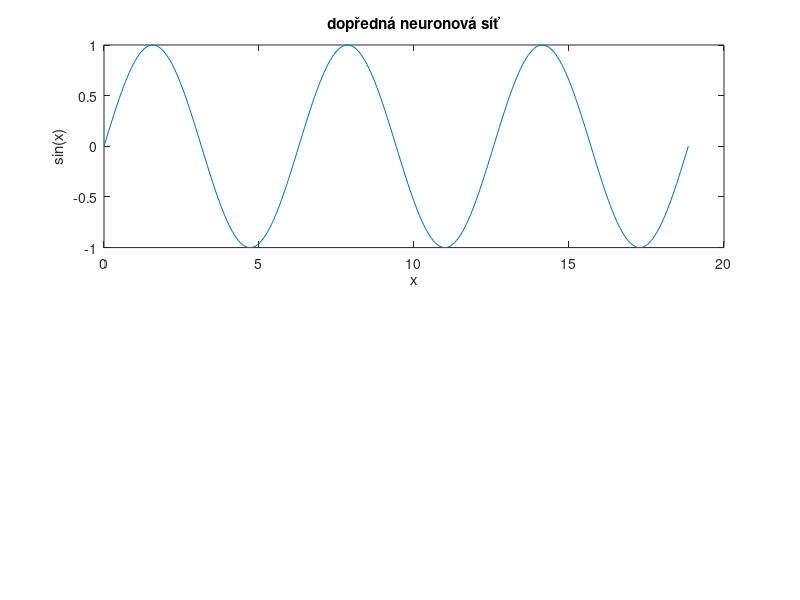

The MATLAB source for this figure: (Note: this script raises an error after producing the figure.)
close all
clear
clc
warning off

% 1. dopředná neuronová síť
% vytvoření sin(x)
x = 0:pi/50:6*pi;
y = sin(x);

% vykreslení trénovacích dat
subplot(2, 1, 1)
plot(x, y)
hold on
title('dopředná neuronová síť')
xlabel('x')
ylabel('sin(x)')

% zkusila jsem dát více neuronů v 1. skryté vrstvě, protože se dvěma to
% vůbec nefungovalo
net = newff(minmax(x), [10, 1], {'tansig', 'purelin'}, 'traingdm');
net.trainParam.showWindow = 0;
net.trainParam.goal = 1e-5;
net = train(net, x, y);

% testovací data
x_test = 0:pi/100:6*pi;
y_test = net(x_test);

% vykreslení outputu ze sítě
plot(x_test, y_test)
legend('training data', 'net output')
hold off

% 2. perceptron
% nenašla jsem data, která máme použít, tak jsem si je vytvořila
x = rand(2, 100);
y = zeros(1, 100);
% zařazení dat, kde je x > 0.5 do skupiny 1, zbytek do skupiny 0
y(x(1,:) > 0.5) = 1;

% vytvoření a trénování sítě
net = perceptron;
net.trainParam.showWindow = 0;
net.trainParam.goal = 1e-5;
net = train(net, x, y);

% testovací data
x_test = rand(2, 100);
y_test = net(x_test);

% vykreslední outputu s přímkou, která rozděluje skupiny
subplot(2, 1, 2)
plotpv(x, y)
hold on
xlabel('x')
ylabel('y')
plotpv(x_test,y_test);
plotpc(net.iw{1,1},net.b{1})
title('perceptron')
hold off;
